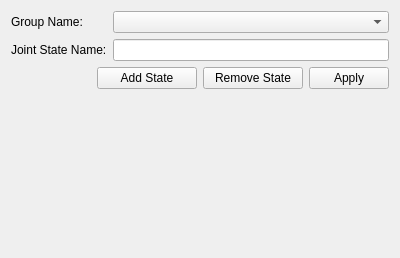
<?xml version="1.0" encoding="UTF-8"?>
<ui version="4.0">
 <class>GroupJointStatesEditorWidget</class>
 <widget class="QWidget" name="GroupJointStatesEditorWidget">
  <property name="geometry">
   <rect>
    <x>0</x>
    <y>0</y>
    <width>400</width>
    <height>258</height>
   </rect>
  </property>
  <property name="sizePolicy">
   <sizepolicy hsizetype="Expanding" vsizetype="Expanding">
    <horstretch>0</horstretch>
    <verstretch>0</verstretch>
   </sizepolicy>
  </property>
  <property name="windowTitle">
   <string>Form</string>
  </property>
  <layout class="QVBoxLayout" name="verticalLayout_2">
   <property name="sizeConstraint">
    <enum>QLayout::SetNoConstraint</enum>
   </property>
   <item>
    <widget class="QFrame" name="frame">
     <property name="sizePolicy">
      <sizepolicy hsizetype="Preferred" vsizetype="Maximum">
       <horstretch>0</horstretch>
       <verstretch>0</verstretch>
      </sizepolicy>
     </property>
     <property name="frameShape">
      <enum>QFrame::NoFrame</enum>
     </property>
     <property name="frameShadow">
      <enum>QFrame::Raised</enum>
     </property>
     <layout class="QFormLayout" name="formLayout">
      <property name="leftMargin">
       <number>0</number>
      </property>
      <property name="topMargin">
       <number>0</number>
      </property>
      <property name="rightMargin">
       <number>0</number>
      </property>
      <property name="bottomMargin">
       <number>0</number>
      </property>
      <item row="0" column="0">
       <widget class="QLabel" name="groupNameLabel">
        <property name="text">
         <string>Group Name:</string>
        </property>
       </widget>
      </item>
      <item row="2" column="0">
       <widget class="QLabel" name="jointStateNameLabel">
        <property name="text">
         <string>Joint State Name:</string>
        </property>
       </widget>
      </item>
      <item row="0" column="1">
       <widget class="tesseract::gui::ComboBox" name="groupNamesComboBox"/>
      </item>
      <item row="2" column="1">
       <widget class="QLineEdit" name="jointStateNameLineEdit"/>
      </item>
     </layout>
    </widget>
   </item>
   <item>
    <widget class="QFrame" name="frame_2">
     <property name="frameShape">
      <enum>QFrame::NoFrame</enum>
     </property>
     <property name="frameShadow">
      <enum>QFrame::Raised</enum>
     </property>
     <layout class="QHBoxLayout" name="horizontalLayout">
      <property name="leftMargin">
       <number>0</number>
      </property>
      <property name="topMargin">
       <number>0</number>
      </property>
      <property name="rightMargin">
       <number>0</number>
      </property>
      <property name="bottomMargin">
       <number>0</number>
      </property>
      <item>
       <spacer name="horizontalSpacer">
        <property name="orientation">
         <enum>Qt::Horizontal</enum>
        </property>
        <property name="sizeHint" stdset="0">
         <size>
          <width>40</width>
          <height>20</height>
         </size>
        </property>
       </spacer>
      </item>
      <item>
       <widget class="QPushButton" name="addPushButton">
        <property name="minimumSize">
         <size>
          <width>100</width>
          <height>0</height>
         </size>
        </property>
        <property name="text">
         <string>Add State</string>
        </property>
       </widget>
      </item>
      <item>
       <widget class="QPushButton" name="removePushButton">
        <property name="minimumSize">
         <size>
          <width>100</width>
          <height>0</height>
         </size>
        </property>
        <property name="text">
         <string>Remove State</string>
        </property>
       </widget>
      </item>
      <item>
       <widget class="QPushButton" name="applyPushButton">
        <property name="text">
         <string>Apply</string>
        </property>
       </widget>
      </item>
     </layout>
    </widget>
   </item>
   <item>
    <widget class="tesseract::gui::JointStateSliderWidget" name="jointSliderWidget" native="true">
     <property name="sizePolicy">
      <sizepolicy hsizetype="Expanding" vsizetype="Expanding">
       <horstretch>0</horstretch>
       <verstretch>0</verstretch>
      </sizepolicy>
     </property>
    </widget>
   </item>
   <item>
    <widget class="tesseract::gui::GroupJointStatesWidget" name="groupJointStatesWidget" native="true">
     <property name="sizePolicy">
      <sizepolicy hsizetype="Expanding" vsizetype="Expanding">
       <horstretch>0</horstretch>
       <verstretch>1</verstretch>
      </sizepolicy>
     </property>
    </widget>
   </item>
  </layout>
 </widget>
 <customwidgets>
  <customwidget>
   <class>tesseract::gui::GroupJointStatesWidget</class>
   <extends>QWidget</extends>
   <header>tesseract_qt/kinematic_groups/widgets/group_joint_states_widget.h</header>
   <container>1</container>
  </customwidget>
  <customwidget>
   <class>tesseract::gui::JointStateSliderWidget</class>
   <extends>QWidget</extends>
   <header>tesseract_qt/joint_state_slider/joint_state_slider_widget.h</header>
   <container>1</container>
  </customwidget>
  <customwidget>
   <class>tesseract::gui::ComboBox</class>
   <extends>QComboBox</extends>
   <header>tesseract_qt/common/widgets/combo_box.h</header>
  </customwidget>
 </customwidgets>
 <resources/>
 <connections/>
</ui>
